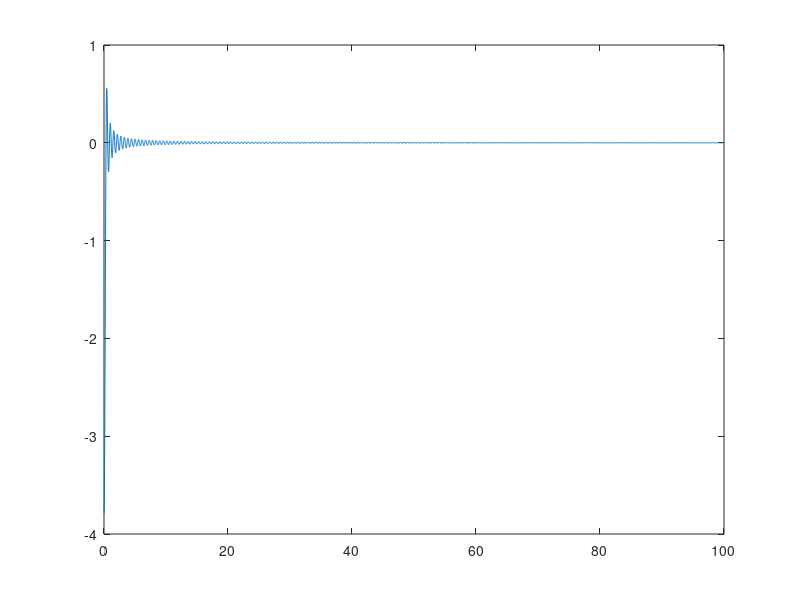

Write MATLAB code to recreate this figure. (Note: this script raises an error after producing the figure.)
%syms x
re=3;
rw=0.25;
reD=re/rw;
x=0:0.01:100;
W=besselj(1,reD*x).*bessely(1,x)-besselj(1,x).*bessely(1,reD*x);
plot(x,W)
hold on
scatter(T,q)